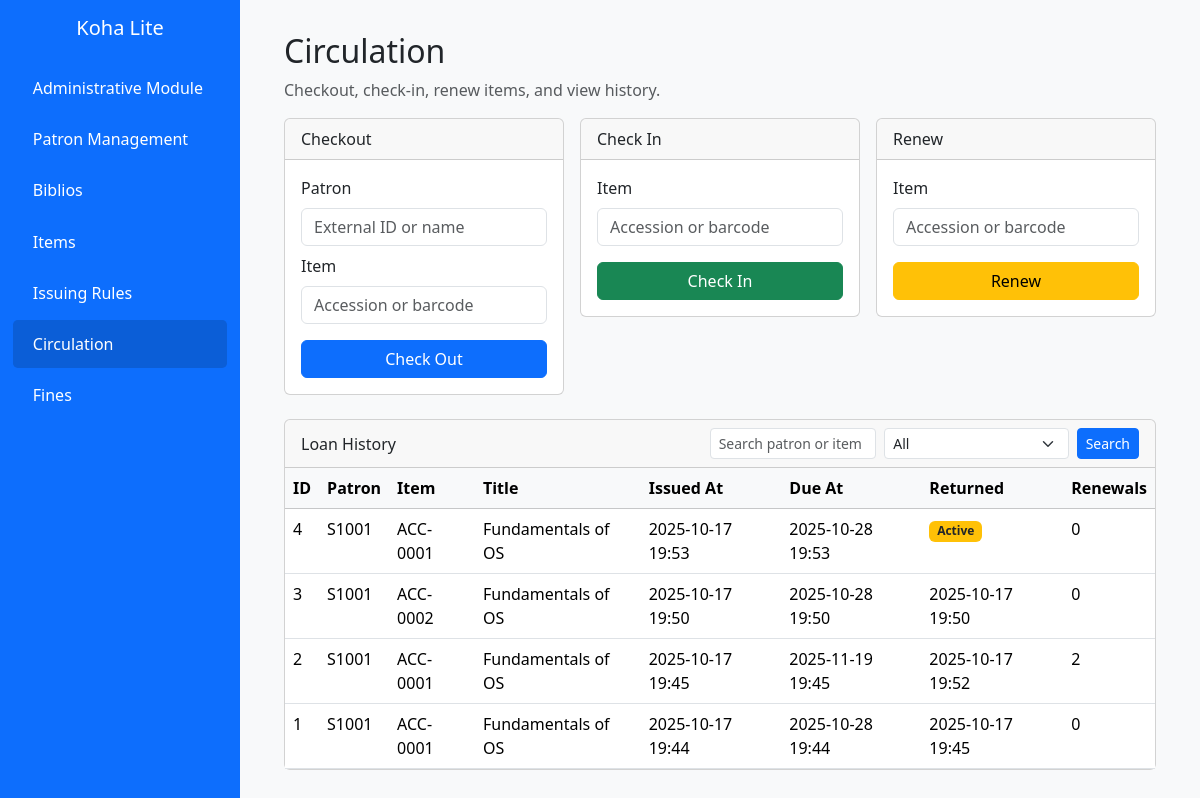
The page /circulation/ on the database as committed earlier.
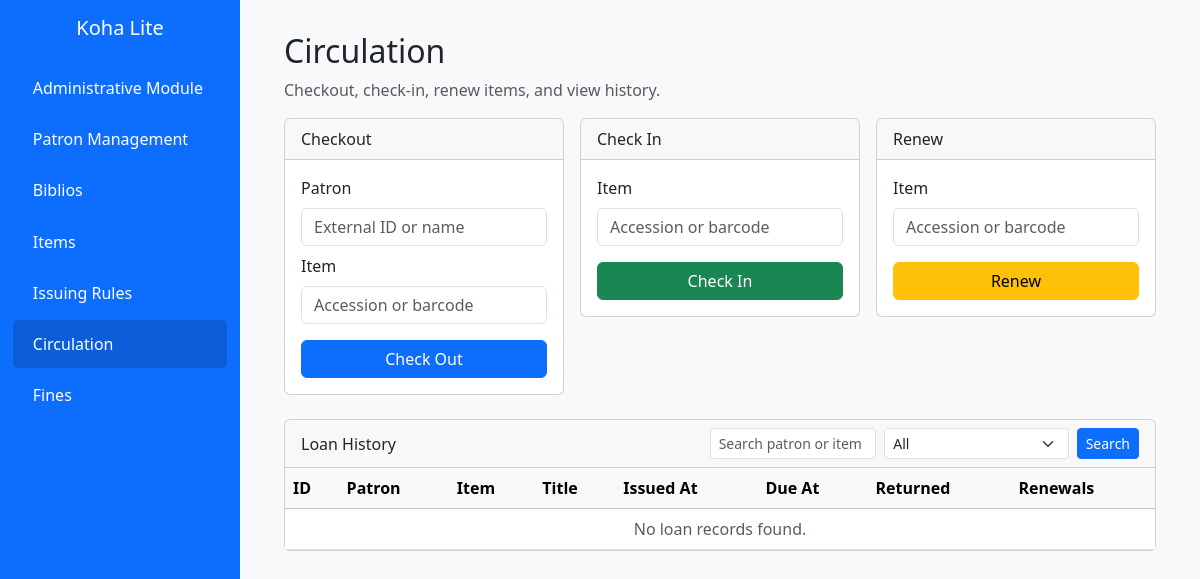
The same page on the database as committed later.
### myapp/models.py (models this page shows, shortened)
class Loan(models.Model):
    patron = models.ForeignKey("myapp.Patron", on_delete=models.PROTECT, related_name="loans")
    item = models.ForeignKey("myapp.Item", on_delete=models.PROTECT, related_name="loans")
    issued_at = models.DateTimeField(auto_now_add=True)
    due_at = models.DateTimeField()
    return_date = models.DateTimeField(null=True, blank=True)
    renewal_count = models.PositiveIntegerField(default=0)
    class Meta:
        indexes = [
            models.Index(fields=["patron", "due_at"]),
            models.Index(fields=["item", "due_at"]),
        ]
        constraints = [
            models.UniqueConstraint(
                fields=["item"],
                condition=models.Q(return_date__isnull=True),
                name="unique_active_loan_per_item",
            ),
        ]
        ordering = ["-issued_at"]

class Patron(models.Model):
    external_id = models.CharField(max_length=40, unique=True)  # student/staff ID
    first_name  = models.CharField(max_length=80)
    last_name   = models.CharField(max_length=80)
    email       = models.EmailField(blank=True)
    category = models.ForeignKey(
        "myapp.Patron_Categories",
        to_field="code",
        db_column="category_code",
        on_delete=models.PROTECT,
        related_name="patrons",
    )
    expires_at = models.DateField(null=True, blank=True)
    is_active  = models.BooleanField(default=True)
    created_at = models.DateTimeField(auto_now_add=True)
    class Meta:
        ordering = ["last_name", "first_name"]
        verbose_name = "patron"
        verbose_name_plural = "patrons"

class Item(models.Model):
    class Status(models.TextChoices):
        AVAILABLE = "AVAILABLE", "Available"
        ISSUED    = "ISSUED", "Issued"
        OVERDUE   = "OVERDUE", "Overdue"
        LOST      = "LOST", "Lost"
    biblio = models.ForeignKey(Biblio, on_delete=models.PROTECT, related_name="items")
    accession_number = models.CharField(max_length=30, unique=True)
    barcode = models.CharField(max_length=50, blank=True)
    item_type = models.ForeignKey("myapp.ItemType", on_delete=models.PROTECT, related_name="items")
    branch = models.ForeignKey("myapp.Branch", on_delete=models.PROTECT, related_name="items")
    status = models.CharField(max_length=12, choices=Status.choices, default=Status.AVAILABLE)
    class Meta:
        ordering = ["accession_number"]
        indexes = [
            models.Index(fields=["item_type"]),
            models.Index(fields=["branch"]),
            models.Index(fields=["status"]),
        ]

class Biblio(models.Model):
    title = models.CharField(max_length=255)
    author = models.CharField(max_length=255, blank=True)
    isbn = models.CharField(max_length=20, unique=True, null=True, blank=True)
    publisher = models.CharField(max_length=255, blank=True)
    publication_year = models.PositiveIntegerField(null=True, blank=True)
    attributes = models.JSONField(blank=True, default=dict, help_text="Optional per-item-type metadata")
    class Meta:
        ordering = ["title"]
        verbose_name = "biblio"
        verbose_name_plural = "biblios"

### myapp/views.py (the view, shortened to what this page needs)
# urls.py: path("circulation/", views.circulation_dashboard, name="circ_dashboard"),
def circulation_dashboard(request):
    q = request.GET.get("q", "").strip()
    filter_type = request.GET.get("filter", "all")
    loans = (
        Loan.objects
        .select_related("patron", "item", "item__biblio")
        .order_by("-issued_at")
    )
    if filter_type == "checkedout":
        loans = loans.filter(return_date__isnull=True)
    elif filter_type == "checkedin":
        loans = loans.filter(return_date__isnull=False)
    elif filter_type == "renewed":
        loans = loans.filter(renewal_count__gt=0)
    return render(request, "library/circulation_dashboard.html", {
        "loans": loans[:50],  # limit display
        "q": q,
        "filter": filter_type,
    })

### myapp/templates/library/circulation_dashboard.html (shortened to what this page needs)
{% extends "base.html" %}
{% block content %}
<h2>Circulation</h2>
<p class="text-muted">Checkout, check-in, renew items, and view history.</p>
<div class="row g-3 mb-4">
  <div class="col-lg-4">
    <div class="card">
      <div class="card-header">Checkout</div>
      <div class="card-body">
        <form method="post" action="{% url 'checkout' %}">
          <div class="mb-2"><label class="form-label">Patron</label>
            <input class="form-control" name="patron_query" placeholder="External ID or name">
          </div>
          <div class="mb-3"><label class="form-label">Item</label>
            <input class="form-control" name="item_query" placeholder="Accession or barcode">
          </div>
          <button class="btn btn-primary w-100">Check Out</button>
        </form>
      </div>
    </div>
  </div>
  <div class="col-lg-4">
    <div class="card">
      <div class="card-header">Check In</div>
      <div class="card-body">
        <form method="post" action="{% url 'checkin' %}">
          <div class="mb-3"><label class="form-label">Item</label>
            <input class="form-control" name="item_query" placeholder="Accession or barcode">
          </div>
          <button class="btn btn-success w-100">Check In</button>
        </form>
      </div>
    </div>
  </div>
  <div class="col-lg-4">
    <div class="card">
      <div class="card-header">Renew</div>
      <div class="card-body">
        <form method="post" action="{% url 'renew' %}">
          <div class="mb-3"><label class="form-label">Item</label>
            <input class="form-control" name="item_query" placeholder="Accession or barcode">
          </div>
          <button class="btn btn-warning w-100">Renew</button>
        </form>
      </div>
    </div>
  </div>
</div>
<div class="card mt-4">
  <div class="card-header d-flex justify-content-between align-items-center">
    <span>Loan History</span>
    <form method="get" class="d-flex align-items-center gap-2 mb-0">
      <input type="text" class="form-control form-control-sm" name="q" value="{{ q }}" placeholder="Search patron or item">
      <select name="filter" class="form-select form-select-sm" onchange="this.form.submit()">
        <option value="all" {% if filter == 'all' %}selected{% endif %}>All</option>
      </select>
      <button class="btn btn-sm btn-primary">Search</button>
    </form>
  </div>
  <div class="card-body p-0">
    <div class="table-responsive">
      <table class="table table-hover mb-0">
        <thead class="table-light">
          <tr>
            <th>ID</th>
            <th>Patron</th>
            <th>Item</th>
            <th>Title</th>
            <th>Issued At</th>
            <th>Due At</th>
            <th>Returned</th>
            <th>Renewals</th>
          </tr>
        </thead>
        <tbody>
          {% for loan in loans %}
            <tr>
              <td>{{ loan.id }}</td>
              <td>{{ loan.patron.external_id }}</td>
              <td>{{ loan.item.accession_number }}</td>
              <td>{{ loan.item.biblio.title }}</td>
              <td>{{ loan.issued_at|date:"Y-m-d H:i" }}</td>
              <td class="{% if loan.return_date is None and loan.due_at < now %}text-danger{% endif %}">
                {{ loan.due_at|date:"Y-m-d H:i" }}
              </td>
              <td>
                {% if loan.return_date %}
                  {{ loan.return_date|date:"Y-m-d H:i" }}
                {% else %}
                  <span class="badge bg-warning text-dark">Active</span>
                {% endif %}
              </td>
              <td>{{ loan.renewal_count }}</td>
            </tr>
          {% empty %}
            <tr><td colspan="8" class="text-center text-muted">No loan records found.</td></tr>
          {% endfor %}
        </tbody>
      </table>
    </div>
  </div>
</div>
{% endblock %}

### myapp/templates/base.html (shortened to what this page needs)
{% load static %}
<!DOCTYPE html>
<html lang="en">
  <head>
    <link
      href="https://cdn.jsdelivr.net/npm/bootstrap@5.3.3/dist/css/bootstrap.min.css"
      rel="stylesheet"
    />
  </head>
  <body>
    <div class="sidebar">
      <h4>Koha Lite</h4>
      <nav>
        <a
          href="{% url 'admin_dashboard' %}"
          class="{% if request.path == '/' %}active{% endif %}"
        >
          Administrative Module
        </a>
        <a
          href="{% url 'patron_list' %}"
          class="{% if 'patron' in request.path %}active{% endif %}"
          >Patron Management</a
        >
        <a
          href="{% url 'biblio_list' %}"
          class="{% if 'biblios' in request.path %}active{% endif %}"
          >Biblios</a
        >
        <a
          href="{% url 'item_list' %}"
          class="{% if 'items' in request.path %}active{% endif %}"
          >Items</a
        >
        <a
          href="{% url 'rule_list' %}"
          class="{% if '/rules' in request.path %}active{% endif %}"
          >Issuing Rules</a
        >
        <a
          href="{% url 'circ_dashboard' %}"
          class="{% if '/circulation' in request.path %}active{% endif %}"
          >Circulation</a
        >
        <a
          href="{% url 'fine_list' %}"
          class="{% if '/fines' in request.path %}active{% endif %}"
          >Fines</a
        >
      </nav>
    </div>
    <main class="main-content">
      <div class="container-fluid">
        {% block content %}{% endblock %}
      </div>
    </main>
  </body>
</html>

### myapp/templates/base.html (style rules this page uses)
body { font-family: "Segoe UI", sans-serif; background-color: #f8f9fa; }
.sidebar { width: 240px; position: fixed; top: 0; left: 0; height: 100%; background-color: #0d6efd; color: white; padding-top: 1rem; }
.sidebar h4 { font-size: 1.25rem; text-align: center; margin-bottom: 1.5rem; }
.sidebar a { display: block; color: white; text-decoration: none; padding: 0.75rem 1.25rem; border-radius: 0.3rem; margin: 0.2rem 0.8rem; }
.sidebar a:hover, .sidebar a.active { background-color: #0b5ed7; }
.main-content { margin-left: 240px; padding: 2rem; }

Rows that differ between the two databases and show on the page:
removed Loan: id "4", patron.external_id "S1001", item.accession_number "ACC-0001", item.biblio "Fundamentals of OS", issued_at "2025-10-17 19:53", due_at "2025-10-28 19:53", shows "Active", renewal_count "0"
removed Loan: id "3", patron.external_id "S1001", item.accession_number "ACC-0002", item.biblio "Fundamentals of OS", issued_at "2025-10-17 19:50", due_at "2025-10-28 19:50", return_date "2025-10-17 19:50", renewal_count "0"
removed Loan: id "2", patron.external_id "S1001", item.accession_number "ACC-0001", item.biblio "Fundamentals of OS", issued_at "2025-10-17 19:45", due_at "2025-11-19 19:45", return_date "2025-10-17 19:52", renewal_count "2"
removed Loan: id "1", patron.external_id "S1001", item.accession_number "ACC-0001", item.biblio "Fundamentals of OS", issued_at "2025-10-17 19:44", due_at "2025-10-28 19:44", return_date "2025-10-17 19:45", renewal_count "0"
Other text that changed with them:
text now shown: "No loan records found."
